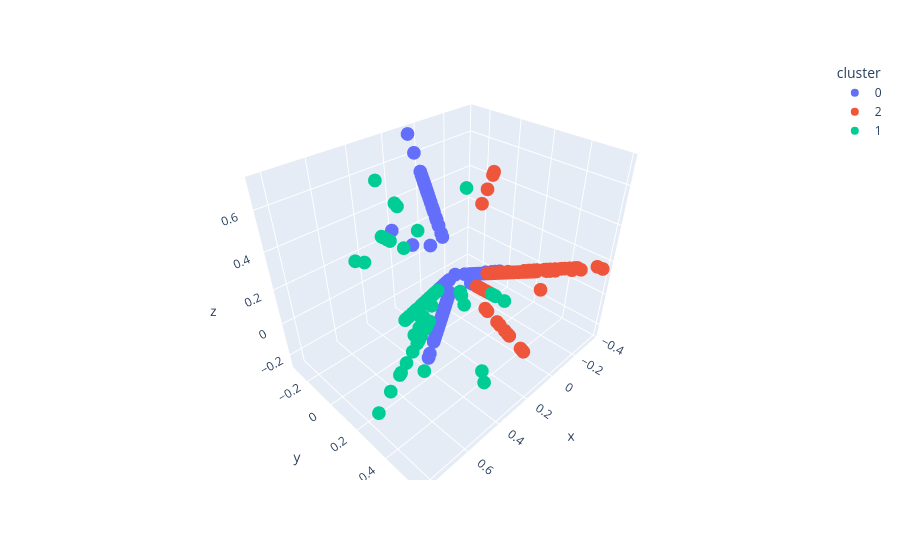

The cell this chart's notebook holds for it:
### Code cell
px.scatter_3d(references, x="x", y="y", z="z", color="cluster")

### Figure 1 — Plotly figure (JSON) as saved in the notebook; plotly's stock layout.template omitted (floating-point values rounded to 4 significant figures; data arrays with more than 128 entries replaced by an {"elided": "..."} marker saying what was removed)
{"data": [{"hovertemplate": "cluster=0<br>x=%{x}<br>y=%{y}<br>z=%{z}<extra></extra>", "legendgroup": "0", "marker": {"color": "#636efa", "symbol": "circle"}, "mode": "markers", "name": "0", "scene": "scene", "showlegend": true, "type": "scatter3d", "x": {"elided": "3393 float values"}, "y": {"elided": "3393 float values"}, "z": {"elided": "3393 float values"}}, {"hovertemplate": "cluster=2<br>x=%{x}<br>y=%{y}<br>z=%{z}<extra></extra>", "legendgroup": "2", "marker": {"color": "#EF553B", "symbol": "circle"}, "mode": "markers", "name": "2", "scene": "scene", "showlegend": true, "type": "scatter3d", "x": {"elided": "891 float values"}, "y": {"elided": "891 float values"}, "z": {"elided": "891 float values"}}, {"hovertemplate": "cluster=1<br>x=%{x}<br>y=%{y}<br>z=%{z}<extra></extra>", "legendgroup": "1", "marker": {"color": "#00cc96", "symbol": "circle"}, "mode": "markers", "name": "1", "scene": "scene", "showlegend": true, "type": "scatter3d", "x": {"elided": "523 float values"}, "y": {"elided": "523 float values"}, "z": {"elided": "523 float values"}}], "layout": {"legend": {"title": {"text": "cluster"}, "tracegroupgap": 0}, "margin": {"t": 60}, "scene": {"domain": {"x": [0, 1], "y": [0, 1]}, "xaxis": {"title": {"text": "x"}}, "yaxis": {"title": {"text": "y"}}, "zaxis": {"title": {"text": "z"}}}}}
